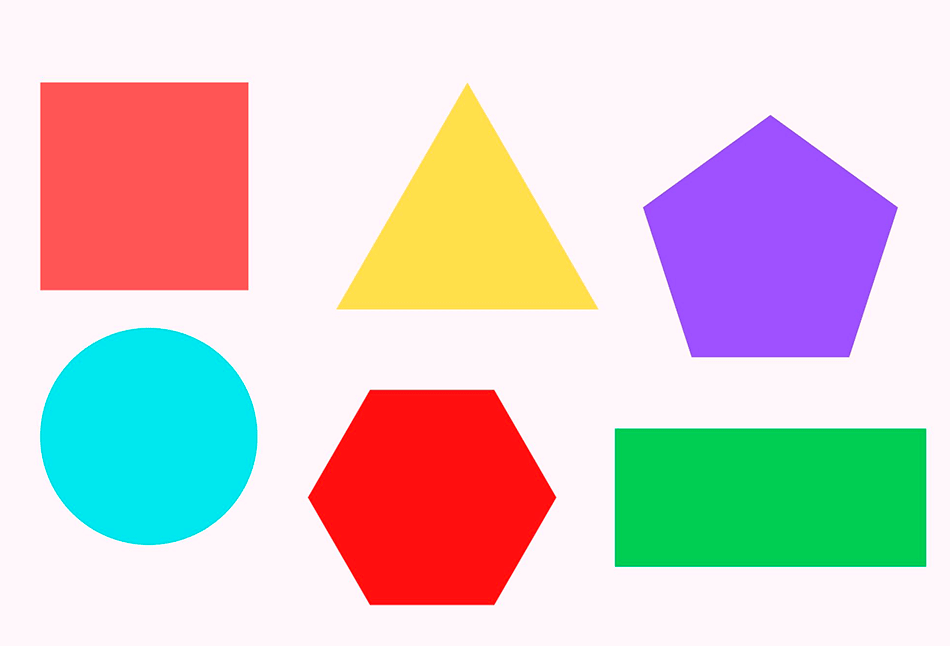
#> input picture lab9/recursos lab 9/figuras.png, 950 x 646 px
$ python ej8.py
#> lines starting #> are read from the running program, lines starting #| are printed output that depends on the picture; after the words box and inside, x2 and y2 are one past the last pixel; in counts of white or black regions, pixels touching at a corner belong together
import cv2 as cv
import numpy as np

# Funciones
def get_colors(color_list):
    red1_lower = np.array([0, 100, 100])
    red1_upper = np.array([5, 255, 255])
    red2_lower = np.array([170, 100, 100])
    red2_upper = np.array([179, 255, 255])

    green_lower = np.array([36, 50, 50])
    green_upper = np.array([89, 255, 255])

    cian_lower = np.array([85, 100, 100])
    cian_upper = np.array([95, 255, 255])

    yellow_lower = np.array([25, 100, 100])
    yellow_upper = np.array([35, 255, 255])

    purple_lower = np.array([130, 100, 100])
    purple_upper = np.array([160, 255, 255])

    all_colors = [
        {"name": "red", "lower": red1_lower, "upper": red1_upper},
        {"name": "red", "lower": red2_lower, "upper": red2_upper},
        {"name": "green", "lower": green_lower, "upper": green_upper},
        {"name": "cian", "lower": cian_lower, "upper": cian_upper},
        {"name": "yellow", "lower": yellow_lower, "upper": yellow_upper},
        {"name": "purple", "lower": purple_lower, "upper": purple_upper}
    ]

    desired_colors = [color for color in all_colors if color["name"] in color_list]
    return desired_colors

def get_binary_mask(img, color_name):
    colors = get_colors([color_name])
    img_hsv = cv.cvtColor(img, cv.COLOR_BGR2HSV)

    final_mask = np.zeros(img.shape[:2], dtype=np.uint8)

    for color in colors:
        mask = cv.inRange(img_hsv, color["lower"], color["upper"])
        final_mask = cv.bitwise_or(final_mask, mask)

    return final_mask

def identify_shape(contour):
    # Perimetro
    peri = cv.arcLength(contour, True)

    # Aproximar poligono con precision de 4%
    approx = cv.approxPolyDP(contour, 0.04 * peri, True)

    # Contar esquinas
    corners = len(approx)

    if corners == 3:
        return "triangle"
    elif corners == 4:
        x, y, w, h = cv.boundingRect(approx)
        aspect_ratio = float(w) / h
        if 0.95 <= aspect_ratio <= 1.05:
            return "square"
        else:
            return "rectangle"
    elif corners == 5:
        return "pentagon"
    elif corners == 6:
        return "hexagon"
    else:
        return "circle"

# --- Main ---
img = cv.imread('recursos lab 9/figuras.png')
#> img is the input picture: shape (646, 950, 3); mean B, G, R 202.9, 203.8, 214.9
colors = ["red", "yellow", "purple", "cian", "green"]

for color in colors:
    binary_mask = get_binary_mask(img, color)

    contours, _ = cv.findContours(binary_mask, cv.RETR_EXTERNAL, cv.CHAIN_APPROX_SIMPLE)

    for c in contours:
        if cv.contourArea(c) > 500:
            shape_name = identify_shape(c)
            print(f"{color} {shape_name}")
#> this loop made 5 passes
#> pass 1, `binary_mask = get_binary_mask(img, color)`:
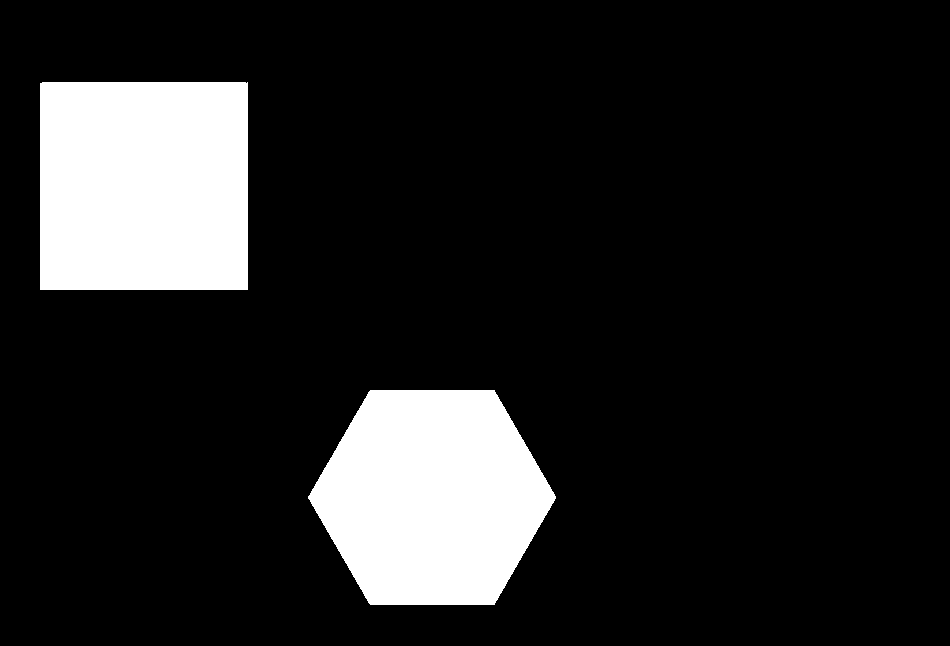
#> binary_mask: shape (646, 950); 13.6% white; 2 white regions, box (x1, y1, x2, y2) and area: (40, 82, 248, 290) 43261, (308, 390, 556, 605) 40116
#> pass 2, `binary_mask = get_binary_mask(img, color)`:
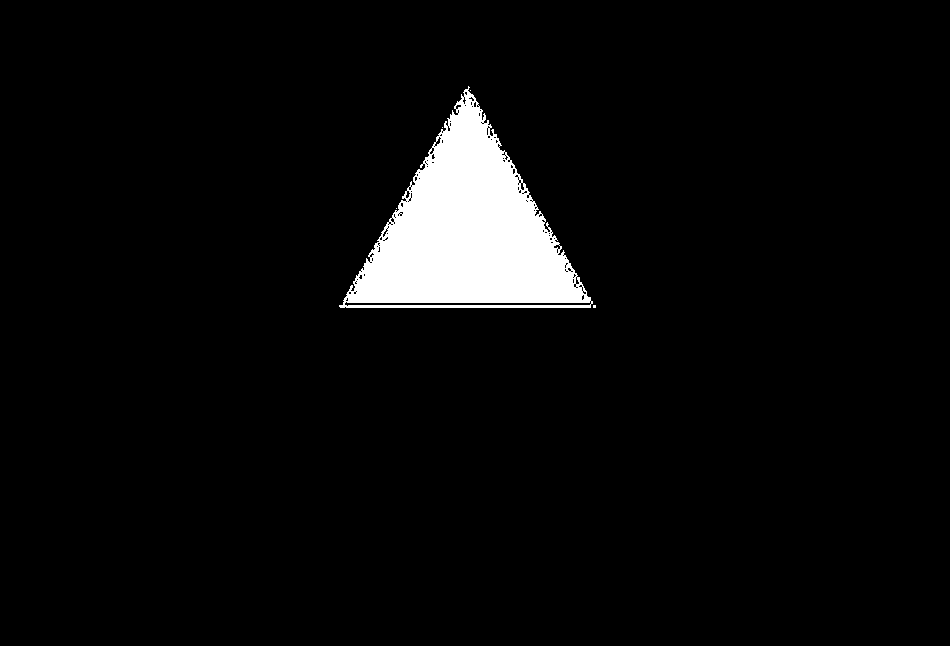
#> binary_mask: shape (646, 950); 4.5% white; 5 white regions (4 under 20 px), largest, box (x1, y1, x2, y2) and area: (339, 86, 593, 308) 27420
#> pass 3, `binary_mask = get_binary_mask(img, color)`:
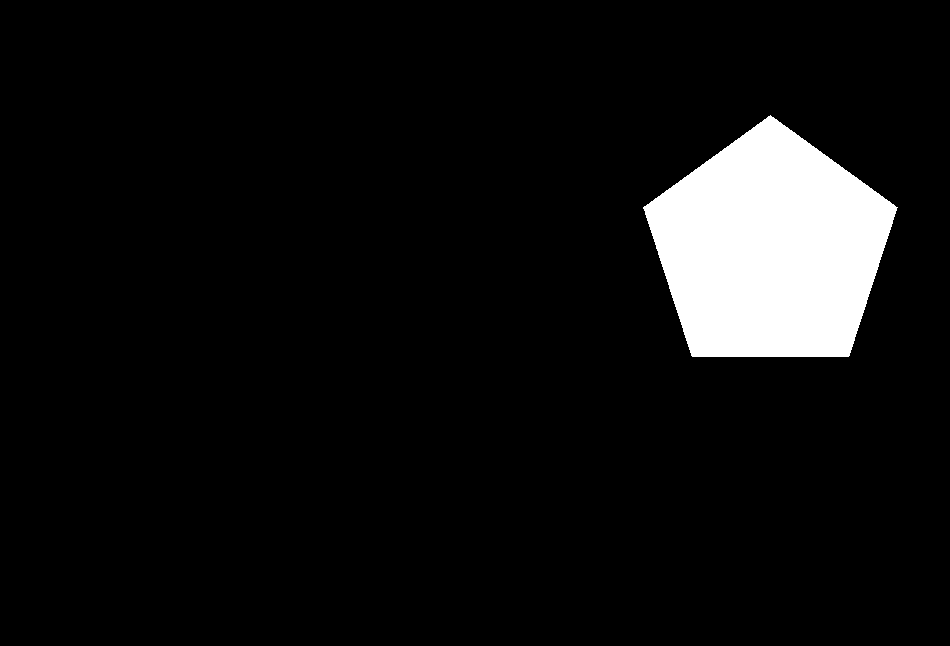
#> binary_mask: shape (646, 950); 6.9% white; 1 white region, box (x1, y1, x2, y2) and area: (643, 115, 898, 357) 42566
#> after the loop:
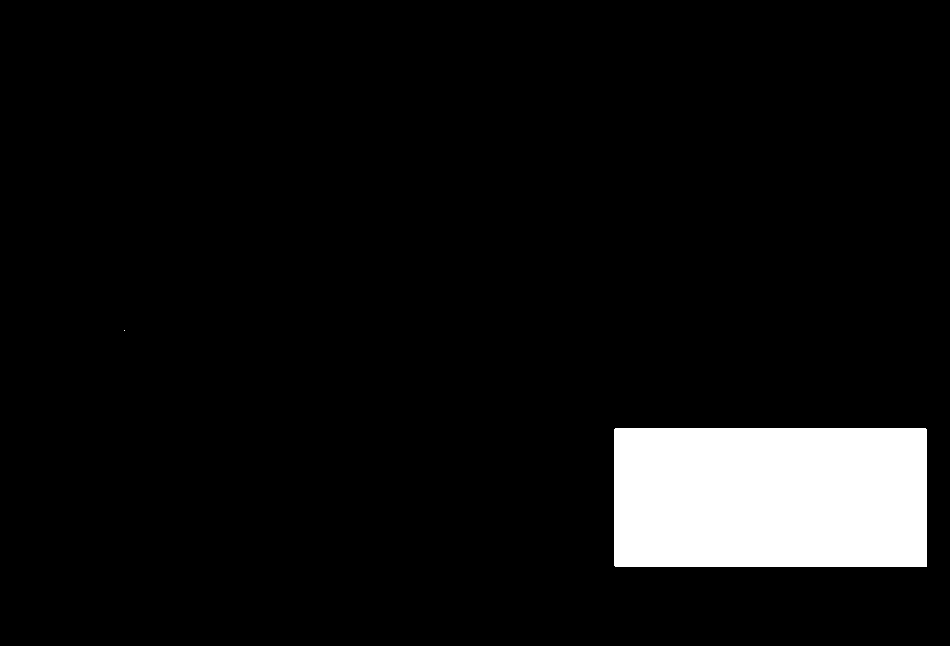
#> binary_mask: shape (646, 950); 7.1% white; 2 white regions (1 under 20 px), largest, box (x1, y1, x2, y2) and area: (614, 428, 927, 567) 43504


cv.imshow("Detected Shapes", img)
cv.waitKey(0)
cv.destroyAllWindows()
